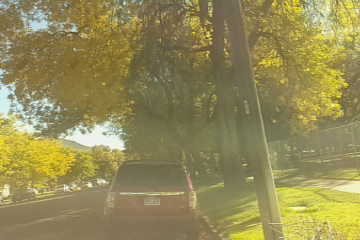
#> input picture pysource-2/car/16_07_02_14_21_02_orig.png, 360 x 240 px
$ python histo_01b.py --img car/16_07_02_14_21_02_orig.png
#> lines starting #> are read from the running program, lines starting #| are printed output that depends on the picture
#!/usr/bin/python

import cv2
import numpy as np
import argparse
from matplotlib import pyplot as plt

#################################################
# module: histo_01.py
# author: vladimir kulyukin
# description: plotting three separate color
# histograms for an image in HSV space.
#
# to run:
# python histo_01.py -i <path_to_image>
#
# bugs to vladimir dot kulyukin at usu dot edu
#################################################

ap = argparse.ArgumentParser()
ap.add_argument('-i', '--img', required=True, help='path to image')
args = vars(ap.parse_args())

img = cv2.imread(args['img'])
#> img is the input picture: shape (240, 360, 3); mean B, G, R 86.2, 138.2, 148
# convert the image to HSV
hsv_img = cv2.cvtColor(img, cv2.COLOR_BGR2HSV)
#> hsv_img: shape (240, 360, 3); mean H, S, V 26.1, 105.7, 148.5

'''
OpenCV has the function cv2.calcHist() to calculate histograms
of images. Below is an excerpt from OpenCV documentation
with a couple of my notes.

cv2.calcHist(images, channels, mask, histSize, ranges)
    images: a list of images to compute histograms for.

    channels: a list of indexes specifying channels. to compute a histogram of a grayscale
    image, the list is [0]. to compute a histogram for all three blue, green, and red channels,
    the channels list is [0, 1, 2].

    mask: a mask is a uint8  image of the same shape as the original image, where pixels with
    a value of zero are ignored and pixels with a value greater than zero are included in the
    histogram computation. Using masks allows you to compute a histogram for a particular
    region of an image. if mast is None,  the histogram of the entire image is computed.

    histSize: This is the number of bins to use when computing a histogram. it
    is a list, one for each channel we are computing a histogram for. The bin sizes do not
    all have to be the same. if you want to use 8 bins for each channel, the list is [8, 8, 8].

    ranges: the range of possible pixel values. Normally, this is [0, 256] for each channel, but
    if you are using a color space other than RGB (such as HSV), the ranges may be different.
'''

# I want to make a few comments on an OpenCV gotcha here. The RGB color space is
# [0, 255]. However, the specified range is [0, 256]. What gives? calcHist() uses numpy's
# histogram method that turns [0, 256] into [0, 256) which, in turn, becomes [0, 255].
# In most cases, there is no difference - you are just one color value short. However, this is
# definitely a gotcha. So, we are computing three 256-bin histograms: one for each
# color. The hue range is [0, 179], the sat range is [0, 255], the value range is
# [0, 255].
hue_histo_180 = cv2.calcHist([hsv_img], [0], None, [180], [0, 180])
#> hue_histo_180 = 180 values, max 11195 at index 26, min 0 at index 0, mean 480
sat_histo_256 = cv2.calcHist([hsv_img], [1], None, [256], [0, 256])
#> sat_histo_256 = 256 values, max 2505 at index 89, min 0 at index 0, mean 337.5
val_histo_256 = cv2.calcHist([hsv_img], [2], None, [256], [0, 256])
#> val_histo_256 = 256 values, max 1852 at index 135, min 0 at index 0, mean 337.5

# This is another gotcha but this one is in matplotlib. Whenever, I display
# the image in matplotlib w/o converting it into the standard RGB format,
# the displayed image is grayish. Hence, explicit conversion from BGR to
# RGB to avoid the problem.
rgb = cv2.cvtColor(img, cv2.COLOR_BGR2RGB)
fig1 = plt.figure(1)
fig1.suptitle('RBG Image')
plt.imshow(rgb)

fig2 = plt.figure(2)
fig2.suptitle('HSV Image')
plt.imshow(hsv_img)

## plot HSV histograms in three separate subplots
fig3 = plt.figure(3)
fig3.suptitle('HSV Histograms')
plt.xlim([0, 256])
plt.xlabel('Bins')
plt.ylabel('Pixel Counts in Bins')
plt.subplot(311)
plt.plot(hue_histo_180, color='b')
plt.subplot(312)
plt.plot(sat_histo_256, color='g')
plt.subplot(313)
plt.plot(val_histo_256, color='r')

# Let's compute 32-bin histograms for each color.
hue_histo_32 = cv2.calcHist([hsv_img], [0], None, [32], [0, 180])
#> hue_histo_32 = 32 values, max 51923 at index 4, min 0 at index 0, mean 2700
sat_histo_32  = cv2.calcHist([hsv_img], [1], None, [32], [0, 256])
#> sat_histo_32 = 32 values, max 13781 at index 11, min 14 at index 31, mean 2700
val_histo_32  = cv2.calcHist([hsv_img], [2], None, [32], [0, 256])
#> val_histo_32 = 32 values, max 11967 at index 17, min 0 at index 0, mean 2700

## plot each 32-bin histogram in a separate plot
fig4 = plt.figure(4)
fig4.suptitle('32-Bin HSV Histograms')
plt.xlim([0, 33])
plt.xlabel('Bins')
plt.ylabel('Pixel Counts in Bins')
plt.subplot(311)
plt.plot(hue_histo_32, color='b')
plt.subplot(312)
plt.plot(sat_histo_32, color='g')
plt.subplot(313)
plt.plot(val_histo_32, color='r')

# show the figures and plots
plt.show()
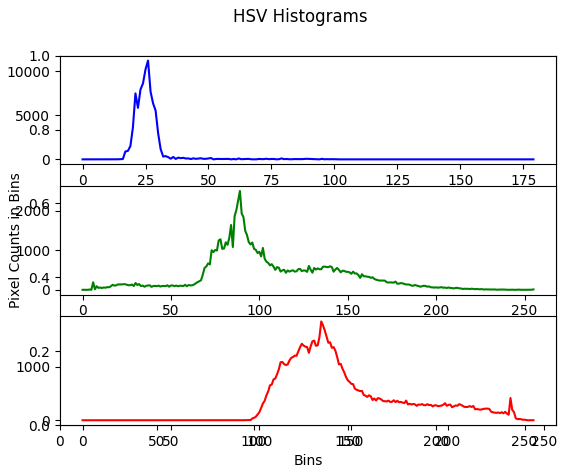
#> figure drawn by matplotlib, 3 panels; panel 1: curve peaks at x = 26, y = 11195; panel 2: curve peaks at x = 89, y = 2505; panel 3: curve peaks at x = 135, y = 1852
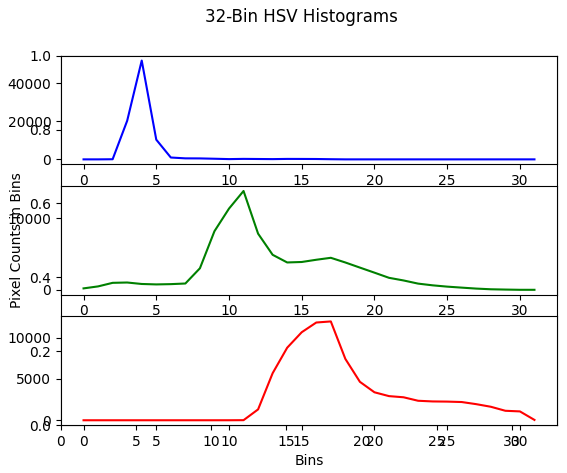
#> figure drawn by matplotlib, 3 panels; panel 1: curve peaks at x = 4, y = 51923; panel 2: curve peaks at x = 11, y = 13781; panel 3: curve peaks at x = 17, y = 11967

$ run again, on pysource-2/car/16_07_02_14_21_10_orig.png
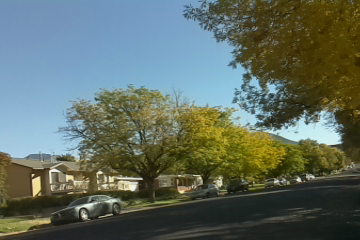
#> input picture pysource-2/car/16_07_02_14_21_10_orig.png, 360 x 240 px
#> img is the input picture: shape (240, 360, 3); mean B, G, R 98.4, 108.4, 96.2
#> hsv_img: shape (240, 360, 3); mean H, S, V 61, 104.8, 121.6
#> hue_histo_180 = 180 values, max 5188 at index 105, min 0 at index 1, mean 480
#> sat_histo_256 = 256 values, max 2256 at index 96, min 0 at index 0, mean 337.5
#> val_histo_256 = 256 values, max 1478 at index 36, min 0 at index 0, mean 337.5
#> hue_histo_32 = 32 values, max 22595 at index 4, min 0 at index 1, mean 2700
#> sat_histo_32 = 32 values, max 13765 at index 12, min 274 at index 1, mean 2700
#> val_histo_32 = 32 values, max 8328 at index 4, min 0 at index 0, mean 2700
#> `plt.show()`:
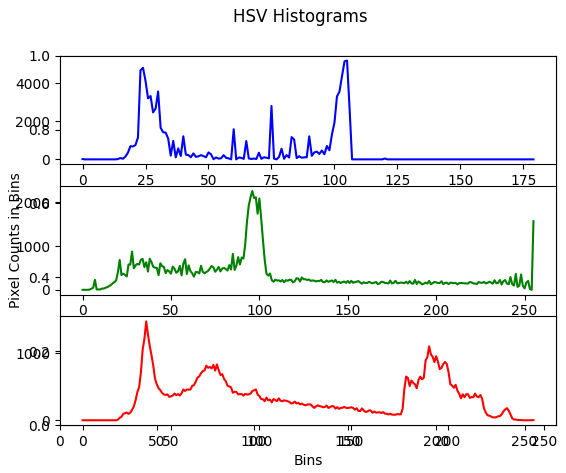
#> figure drawn by matplotlib, 3 panels; panel 1: curve peaks at x = 105, y = 5188; panel 2: curve peaks at x = 96, y = 2256; panel 3: curve peaks at x = 36, y = 1478
#> `plt.show()`:
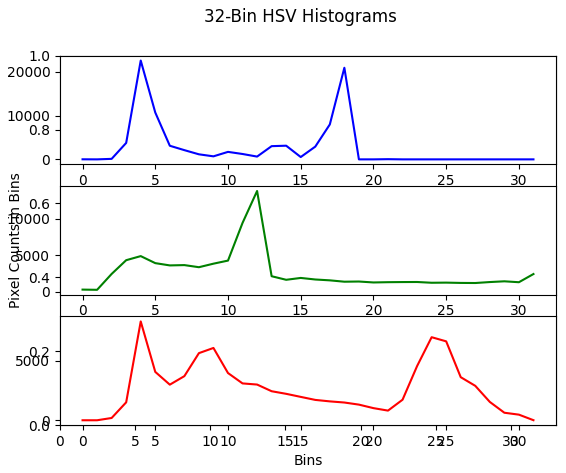
#> figure drawn by matplotlib, 3 panels; panel 1: curve peaks at x = 4, y = 22595; panel 2: curve peaks at x = 12, y = 13765; panel 3: curve peaks at x = 4, y = 8328
